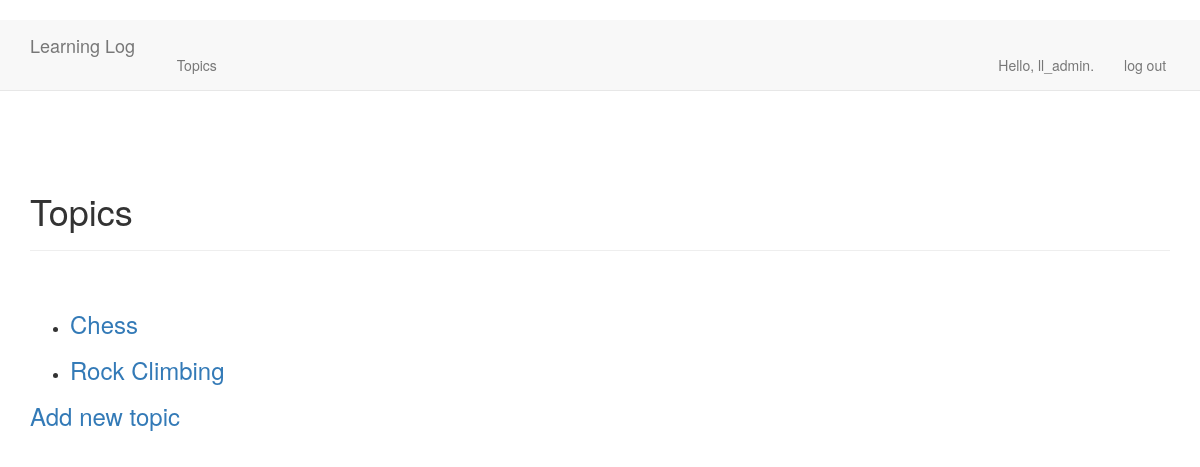
The app's page /topics/ (signed in), older data.
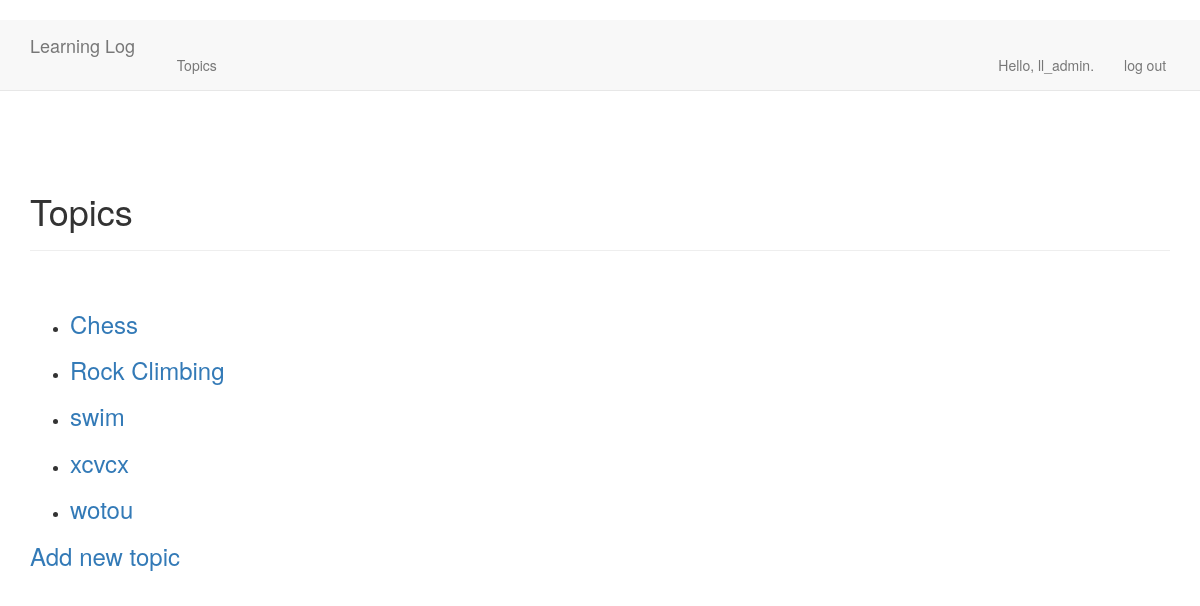
The same page, newer data.
### learning_logs/models.py (models this page shows)
class Topic(models.Model):
    text = models.CharField(max_length=200)  # CharField——有字符或文本组成的数据；max_length为预留空间
    date_added = models.DateTimeField(auto_now_add=True)  # DataTimeField——记录日期和时间的数据;参数为自动设置成当前日期和时间
    owner = models.ForeignKey(User)
    def __str__(self):
        return self.text

### learning_logs/views.py (the view)
# urls.py: url(r'^topics/$', views.topics, name='topics'),
@login_required
def topics(request):
    topics = Topic.objects.filter(owner=request.user).order_by('date_added')  # 请求提供Topic对象，并按属性date_added对它们进行排序
    context = {'topics': topics}
    return render(request, 'learning_logs/topics.html', context)

### learning_logs/templates/learning_logs/topics.html
{% extends "learning_logs/base.html" %}
{% block header %}
    <h1>Topics</h1>
{% endblock header %}
{% block content %}
    <ul>
        {% for topic in topics %}
            <li>
                <h3>
                    <a href="{% url 'learning_logs:topic' topic.id %}">{{ topic }}</a>
                </h3>
            </li>
        {% empty %}
            <li>No topics have been added yet.</li>
        {% endfor %}
    </ul>
    <h3><a href="{% url 'learning_logs:new_topic' %}">Add new topic</a></h3>
{% endblock content %}

Row changes from the older to the newer data that the page shows:
added Topic: text "swim"
added Topic: text "xcvcx"
added Topic: text "wotou"
